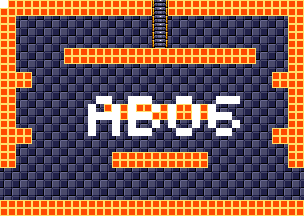

A level layout from a 2D game, rendered from its tile map. Below: a short description, then the map file with tile-grid data replaced by summaries:
An orthogonal 38x27 tile map with 8x8 px tiles, 4 tile layers (background, foreground, room numbers, Objects), 10 tilesets.

<map version="1.5" tiledversion="1.7.1" orientation="orthogonal" renderorder="right-down" width="38" height="27" tilewidth="8" tileheight="8" infinite="0" nextlayerid="11" nextobjectid="1">
 <tileset firstgid="1" source="tilesheets/tsKarniMata.tsx" />
 <tileset firstgid="1025" source="tilesheets/tsVoodooWasp.tsx" />
 <tileset firstgid="2049" source="tilesheets/tsGoddess.tsx" />
 <tileset firstgid="3073" source="tilesheets/tsKonark.tsx" />
 <tileset firstgid="4097" name="sEnemies" tilewidth="8" tileheight="8" tilecount="1024" columns="32">
  <image source="../grapx/tilesheets/sKarniMata.bmp" trans="ff94ff" width="256" height="256" />
 </tileset>
 <tileset firstgid="5121" source="tilesheets/tsIceTemple.tsx" />
 <tileset firstgid="6145" source="tilesheets/sTiwanakuTemple.tsx" />
 <tileset firstgid="7169" source="tilesheets/sIndraTemple.tsx" />
 <tileset firstgid="8193" source="tilesheets/sTeleport.tsx" />
 <tileset firstgid="9217" source="tilesheets/sObjects.tsx" />
 <layer id="2" name="background" width="38" height="27">
  <data>[1026 cells, 1026 non-empty, 2 distinct tile ids]</data>
 </layer>
 <layer id="1" name="foreground" width="38" height="27">
  <data>[1026 cells, 352 non-empty, 3 distinct tile ids]</data>
 </layer>
 <layer id="7" name="room numbers" width="38" height="27">
  <data>[1026 cells, 47 non-empty, 1 distinct tile ids]</data>
 </layer>
 <layer id="10" name="Objects" width="38" height="27">
  <data>[1026 cells, 0 non-empty, 0 distinct tile ids]</data>
 </layer>
</map>
